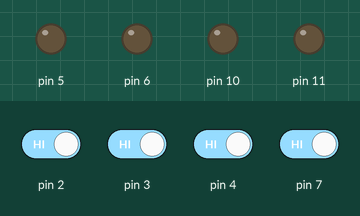
Recording of a sketch running on a simulated Arduino Uno, built with avr-gcc and run on an emulated ATmega328P. Parts: output pins drawn as LEDs (lit = HIGH). Inputs (shaded band) come from the test bench; at power-on: pin 2–4, pin 7 HIGH.

Above: at 1.2 s.
1.3 s: pin 2 driven LOW and pin 7 driven LOW
At 2.4 s:
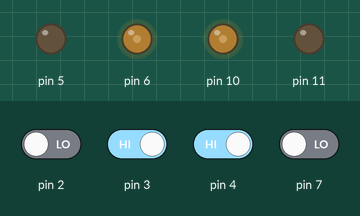
2.8 s: pin 3 driven LOW
At 3.6 s:
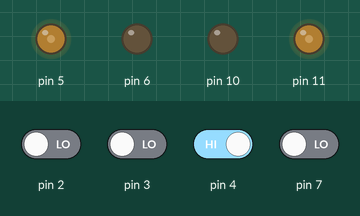
4.3 s: pin 2 driven HIGH
At 4.7 s:
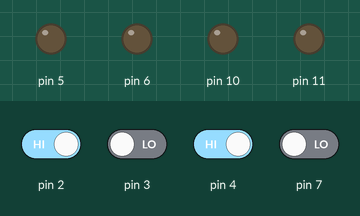
5.8 s: pin 4 driven LOW
At 7.0 s:
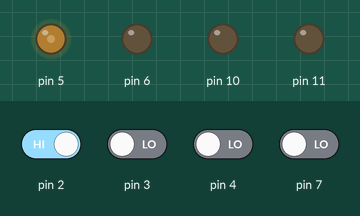
7.3 s: pin 3 driven HIGH
At 8.2 s:
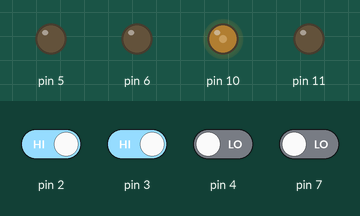
8.8 s: pin 2 driven LOW
At 9.3 s:
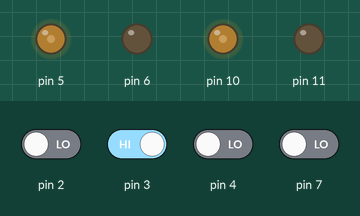
Timing chart, 0 to 11.3 s (numbered marks = the images above; inputs shaded):
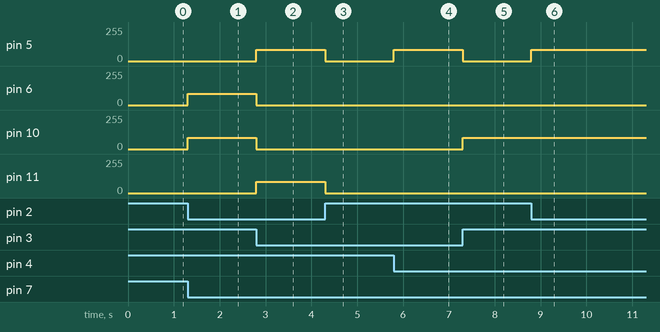

The sketch:

DTMF_version1.ino
```cpp
int spd=85;
int rspd=spd,lspd=spd,spdl=spd,spdr=spd;
int D1=0,D2=0,D3=0,D4=0;
 void setup()
{

    pinMode(2, INPUT);
    pinMode(3, INPUT);
    pinMode(4, INPUT);
    pinMode(7, INPUT);

  pinMode(10, OUTPUT);
  pinMode(11, OUTPUT);
  pinMode(5, OUTPUT);
  pinMode(6, OUTPUT);
  Serial.begin(9600);

}
void loop()
{
   D1=digitalRead(2);
   D2=digitalRead(3);
   D3=digitalRead(4);
   D4=digitalRead(7);


  if(D1==0)
  {
    if(D2==0)
    {
      if(D3==0)
      {
                  if(D4==0)
                  {
                  }
                  else
                  {

  analogWrite(10,0);
  analogWrite(11,spd);
  analogWrite(5,0);
  analogWrite(6,spd);
                  }
      }
        else
        {

                  if(D4==0)
                  {

                  analogWrite(10,0);
                  analogWrite(11,(spd));
              analogWrite(5,(spd));
                    analogWrite(6,0);


                  }
                }
      }
      else
      {
        if((D3==0)&&(D4==0))
      {
                 analogWrite(10,spd);
                 analogWrite(11,0);
                 analogWrite(5,spd);
                 analogWrite(6,0);
      }
        else
        {

                  if(D4==0)
                  {
  analogWrite(10,(spd));
  analogWrite(11,0);
  analogWrite(5,0);
  analogWrite(6,(spd));
                  }

         }
      }

  }
  else
  {
    if(D2==0)
    {

      if(D3==0)
      {
                  if(D4==0)
                  {
  analogWrite(10,0);
  analogWrite(11,0);
  analogWrite(5,spd);
  analogWrite(6,0);
                  }

      }
        else
        {

                  if(D4==0)
                  {

  analogWrite(10,0);
  analogWrite(11,0);
  analogWrite(5,0);
  analogWrite(6,0);
  }
         }
      }
      else
      {
        if(D3==0)
      {
                  if(D4==0)
                  {
  analogWrite(10,spd);
  analogWrite(11,0);
  analogWrite(5,0);
  analogWrite(6,0);
                  }
         }

      }

  }}
```

Measured:
- after the input at 1.3 s, pin 6, pin 10: 0/255 → 85/255 at once
- after the input at 2.8 s, pin 5, pin 11: 0/255 → 85/255 at once; pin 6, pin 10: 85/255 → 0/255 at once
- after the input at 4.3 s, pin 5, pin 11: 85/255 → 0/255 at once
- after the input at 5.8 s, pin 5: 0/255 → 85/255 at once
- after the input at 7.3 s, pin 5: 85/255 → 0/255 at once; pin 10: 0/255 → 85/255 at once
- after the input at 8.8 s, pin 5: 0/255 → 85/255 at once
